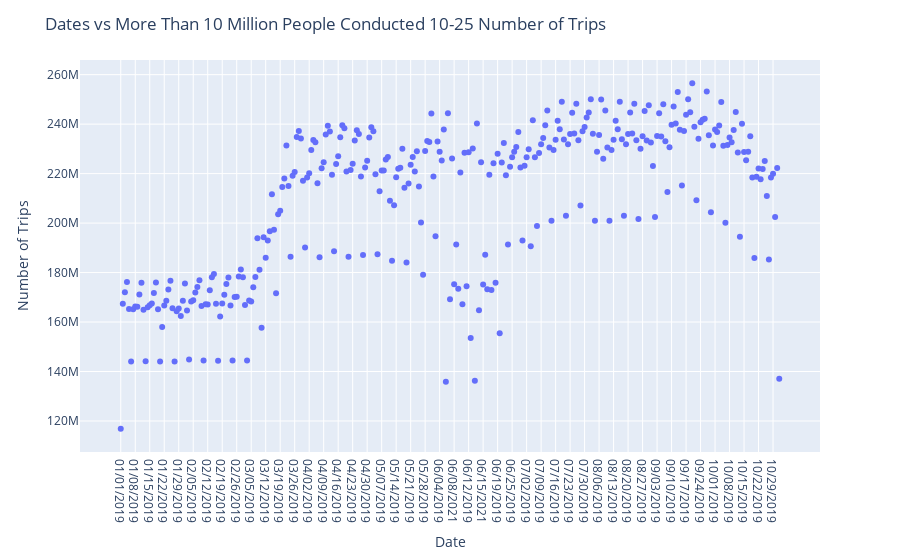
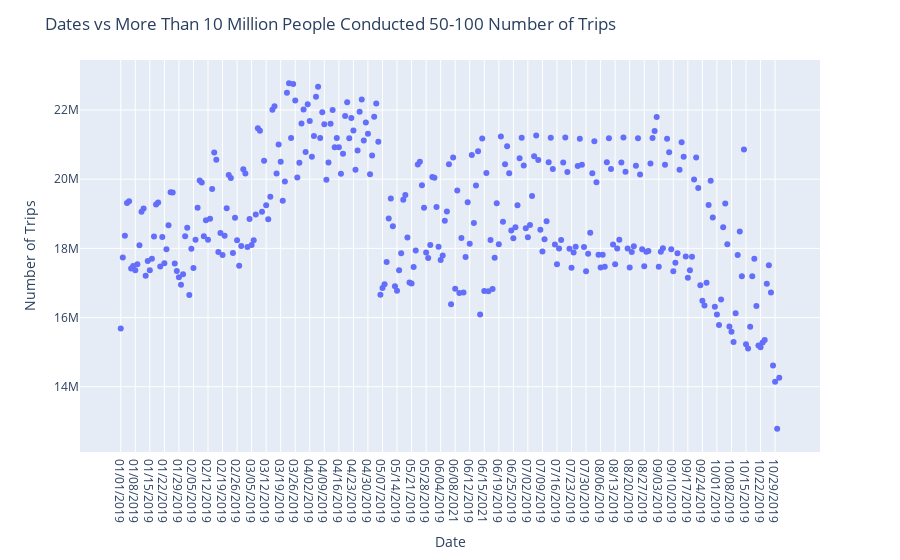

The code cell stored with these charts, in order, in its notebook:
### Code cell
# (b)
def plot_compare_dates(df, df_type):
    trips_10_25_by_date = df.groupby(by="Date")['Number of Trips 10-25'].sum() # total number of people who conducted 10-25 Number of Trips by dates
    dates_more_than_10m_trips_a = trips_10_25_by_date[trips_10_25_by_date > 10000000]

    trips_50_100_by_date = df.groupby(by="Date")['Number of Trips 50-100'].sum() # total number of people who conducted 10-25 Number of Trips by dates
    dates_more_than_10m_trips_b = trips_50_100_by_date[trips_50_100_by_date > 10000000]

    if df_type == 'pd':
        print(f"Dates pepople conducted 10-25 number of trips {dates_more_than_10m_trips_a.index}") # dates more than 10000000 people conducted 10-25 Number of Trips
        print(f"Dates pepople conducted 50-100 number of trips {dates_more_than_10m_trips_b.index}") # dates more than 10000000 people conducted 50-100 Number of Trips

        # scatter plot (dates vs number of people who conducted 10-25 Number of Trips)
        fig = px.scatter(x=dates_more_than_10m_trips_a.index, y=dates_more_than_10m_trips_a.values)
        fig.update_layout(
            xaxis_title="Date",
            yaxis_title="Number of Trips",
            title="Dates vs More Than 10 Million People Conducted 10-25 Number of Trips"
        )
        fig.show()

        # scatter plot (dates vs number of people who conducted 50-100 Number of Trips)
        fig = px.scatter(x=dates_more_than_10m_trips_b.index, y=dates_more_than_10m_trips_b.values)
        fig.update_layout(
            xaxis_title="Date",
            yaxis_title="Number of Trips",
            title="Dates vs More Than 10 Million People Conducted 50-100 Number of Trips"
        )
        fig.show()

    elif df_type == 'dd':
        print(f"Dates pepople conducted 10-25 number of trips {dates_more_than_10m_trips_a.index.compute()}") # dates more than 10000000 people conducted 10-25 Number of Trips
        print(f"Dates pepople conducted 50-100 number of trips {dates_more_than_10m_trips_b.index.compute()}") # dates more than 10000000 people conducted 50-100 Number of Trips

        # scatter plot (dates vs number of people who conducted 10-25 Number of Trips)
        fig = px.scatter(x=dates_more_than_10m_trips_a.index.compute(), y=dates_more_than_10m_trips_a.values.compute())
        fig.update_layout(
            xaxis_title="Date",
            yaxis_title="Number of Trips",
            title="Dates vs More Than 10 Million People Conducted 10-25 Number of Trips"
        )
        fig.show()

        # scatter plot (dates vs number of people who conducted 50-100 Number of Trips)
        fig = px.scatter(x=dates_more_than_10m_trips_b.index.compute(), y=dates_more_than_10m_trips_b.values.compute())
        fig.update_layout(
            xaxis_title="Date",
            yaxis_title="Number of Trips",
            title="Dates vs More Than 10 Million People Conducted 50-100 Number of Trips"
        )
        fig.show()
    
    else:
        return "Invalid dataframe type"

plot_compare_dates(trips_by_distance, "pd")

### Figure 1 — Plotly figure (JSON) as saved in the notebook; plotly's stock layout.template omitted (floating-point values rounded to 4 significant figures; data arrays with more than 128 entries replaced by an {"elided": "..."} marker saying what was removed)
{"data": [{"hovertemplate": "x=%{x}<br>y=%{y}<extra></extra>", "legendgroup": "", "marker": {"color": "#636efa", "symbol": "circle"}, "mode": "markers", "name": "", "orientation": "v", "showlegend": false, "type": "scatter", "x": {"elided": "319 str values"}, "xaxis": "x", "y": {"elided": "319 int values"}, "yaxis": "y"}], "layout": {"legend": {"tracegroupgap": 0}, "margin": {"t": 60}, "title": {"text": "Dates vs More Than 10 Million People Conducted 10-25 Number of Trips"}, "xaxis": {"anchor": "y", "domain": [0, 1], "title": {"text": "Date"}}, "yaxis": {"anchor": "x", "domain": [0, 1], "title": {"text": "Number of Trips"}}}}

### Figure 2 — Plotly figure (JSON) as saved in the notebook; plotly's stock layout.template omitted (floating-point values rounded to 4 significant figures; data arrays with more than 128 entries replaced by an {"elided": "..."} marker saying what was removed)
{"data": [{"hovertemplate": "x=%{x}<br>y=%{y}<extra></extra>", "legendgroup": "", "marker": {"color": "#636efa", "symbol": "circle"}, "mode": "markers", "name": "", "orientation": "v", "showlegend": false, "type": "scatter", "x": {"elided": "318 str values"}, "xaxis": "x", "y": {"elided": "318 int values"}, "yaxis": "y"}], "layout": {"legend": {"tracegroupgap": 0}, "margin": {"t": 60}, "title": {"text": "Dates vs More Than 10 Million People Conducted 50-100 Number of Trips"}, "xaxis": {"anchor": "y", "domain": [0, 1], "title": {"text": "Date"}}, "yaxis": {"anchor": "x", "domain": [0, 1], "title": {"text": "Number of Trips"}}}}
